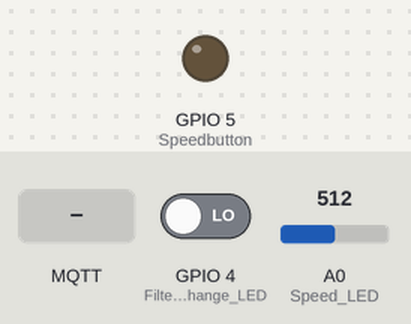
A sketch run on a simulated ESP8266 (NodeMCU). Parts: output pins drawn as LEDs (lit = HIGH). Dashed ring = blinking. The test bench sets the inputs (shaded band); at power-on: GPIO 4 (Filter_Change_LED) LOW, A0 (Speed_LED) = 512. WiFi joins after 1.5 s; servers stay silent unless stated; random numbers use the default seed unless the sketch sets one; no MQTT or app messages arrive unless stated; what the sketch prints to the serial monitor is not drawn.

Above: at 0.1 s.
At 4.2 s:
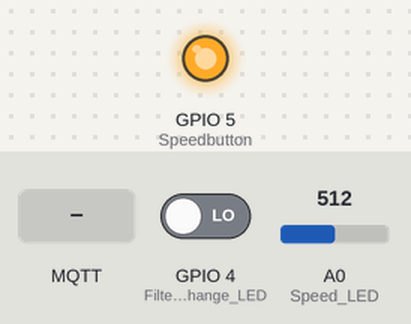
4.3 s: MQTT message "0" arrives on the first subscribed topic
At 4.86 s:
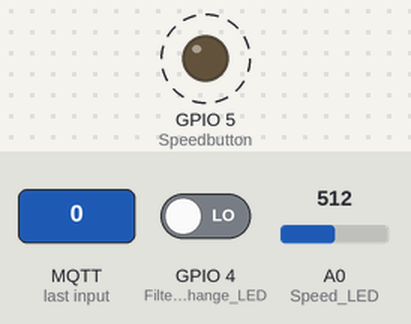
7.8 s: MQTT message "5" arrives on the first subscribed topic
9.3 s: MQTT message "90" arrives on the first subscribed topic
Timing chart, 0 to 12.3 s (numbered marks = the images above; inputs shaded):
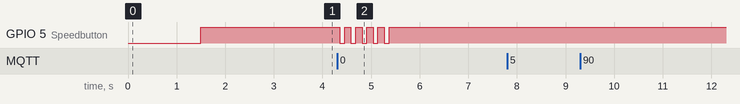

Measured:
- after the input at 4.3 s, GPIO 5 (Speedbutton): alternates HIGH for 0.13 s and LOW for 0.10 s, 10 changes in all, then stays HIGH, starting after 0.06 s
- after the input at 7.8 s, every drawn part: stays the same
- after the input at 9.3 s, every drawn part: stays the same

The sketch:

UPPATVIND.ino
```cpp
#include <ESP8266WiFi.h>
#include <PubSubClient.h>
#include <ESP8266mDNS.h>
#include <WiFiUdp.h>
#include <ArduinoOTA.h>

int Mode = 0;
int FilterChange = 0;
int ModeGoal = 0;

const char* ssid = "YOURSSID";
const char* password = "YOURPASSAWORD";
const char* mqtt_server = "YOURMQTTSERVER";
const char* Hostname = "UPPÅTVIND"; //OTA and MQTT Hostname
const char* OTApass = "OTAPASSWORD";

WiFiClient espClient;
PubSubClient client(espClient);
unsigned long lastMsg = 0;
#define MSG_BUFFER_SIZE  (50)
char msg[MSG_BUFFER_SIZE];
int value = 0;
unsigned long previousMillis = 0;
const long interval = 1000;

void setup_wifi() {

  delay(10);
  // We start by connecting to a WiFi network
  Serial.println();
  Serial.print("Connecting to ");
  Serial.println(ssid);

  WiFi.mode(WIFI_STA);
  WiFi.begin(ssid, password);

  while (WiFi.status() != WL_CONNECTED) {
    delay(500);
    Serial.print(".");
  }

  randomSeed(micros());
  ArduinoOTA.setHostname(Hostname);
  ArduinoOTA.setPassword(OTApass);
  ArduinoOTA.onStart([]() {
    String type;
    if (ArduinoOTA.getCommand() == U_FLASH) {
      type = "sketch";
    } else { // U_FS
      type = "filesystem";
    }

    // NOTE: if updating FS this would be the place to unmount FS using FS.end()
    Serial.println("Start updating " + type);
  });
  ArduinoOTA.onEnd([]() {
    Serial.println("\nEnd");
  });
  ArduinoOTA.onProgress([](unsigned int progress, unsigned int total) {
    Serial.printf("Progress: %u%%\r", (progress / (total / 100)));
  });
  ArduinoOTA.onError([](ota_error_t error) {
    Serial.printf("Error[%u]: ", error);
    if (error == OTA_AUTH_ERROR) {
      Serial.println("Auth Failed");
    } else if (error == OTA_BEGIN_ERROR) {
      Serial.println("Begin Failed");
    } else if (error == OTA_CONNECT_ERROR) {
      Serial.println("Connect Failed");
    } else if (error == OTA_RECEIVE_ERROR) {
      Serial.println("Receive Failed");
    } else if (error == OTA_END_ERROR) {
      Serial.println("End Failed");
    }
  });
  ArduinoOTA.begin();
  Serial.println("");
  Serial.println("WiFi connected");
  Serial.println("IP address: ");
  Serial.println(WiFi.localIP());
}

void callback(String topic, byte* payload, unsigned int length) {
  Serial.print("Message arrived [");
  Serial.print(topic);
  Serial.print("] ");
  char msg[length];
  for (int i = 0; i < length; i++) {
    Serial.print((char)payload[i]);
    msg[i] = (char)payload[i];
  }
  Serial.println();
  Serial.println(msg);
  topic.trim();
  if (topic == "/home/data/UPPATVIND/setRotationSpeed") {
    int Speed = atof(msg);
    Speed = Speed, 0;
    ModeGoal = map(Speed, 1, 100, 1, 3);
    modeSet();
  }
  if (topic == "/home/data/UPPATVIND/setActive") {
    if (atof(msg) == 0) {
      ModeGoal = 0;
      modeSet();
    }
  }
}

void reconnect() {
  // Loop until we're reconnected
  while (!client.connected()) {
    Serial.print("Attempting MQTT connection...");
    // Create a random client ID
    String clientId = Hostname;
    clientId += String(random(0xffff), HEX);
    // Attempt to connect
    if (client.connect(clientId.c_str())) {
      Serial.println("connected");
      client.subscribe("/home/data/UPPATVIND/setActive");
      client.subscribe("/home/data/UPPATVIND/setCurrentAirPurifierState");
      client.subscribe("/home/data/UPPATVIND/setRotationSpeed");
    } else {
      Serial.print("failed, rc=");
      Serial.print(client.state());
      Serial.println(" try again in 5 seconds");
      // Wait 5 seconds before retrying
      delay(5000);
    }
  }
}

void modeSet() {
  modeDetect();
  for (int i = 0; i <= 4; i++) {
    modeDetect();
    if (ModeGoal != Mode) {
      digitalWrite(5, LOW);
      delay(100);
      digitalWrite(5, HIGH);
      delay(100);
    }
  }
}
void modeDetect() {
  int PWM = 0;
  if (digitalRead(4) == HIGH) {
    FilterChange = 1;
  } else {
    FilterChange = 0;
  }
  for (int i = 0; i <= 250; i++) {
    PWM = PWM + analogRead(A0);
  }
  PWM = PWM / 250;
  if (PWM < 10) {
    Mode = 0;
  }
  if (PWM > 20 && PWM < 100) {
    Mode = 1;
  }
  if (PWM > 100 && PWM < 500) {
    Mode = 2;
  }
  if (PWM > 500) {
    Mode = 3;
  }
  PWM = 0;
}

void setup() {
  pinMode(5, OUTPUT); // Speedbutton
  pinMode(4, INPUT);  // Filter Change LED
  pinMode(A0, INPUT); // Speed LED
  digitalWrite(5, LOW);
  delay(1500);
  digitalWrite(5, HIGH);
  modeDetect();
  Serial.begin(115200);
  setup_wifi();
  client.setServer(mqtt_server, 1883);
  client.setCallback(callback);
}

void loop() {

  if (!client.connected()) {
    reconnect();
  }
  client.loop();
  ArduinoOTA.handle();
  unsigned long currentMillis = millis();
  if (currentMillis - previousMillis >= interval) {
    previousMillis = currentMillis;
    modeDetect();
    int Speed = Mode * 33;
    client.publish("/home/data/UPPATVIND/mode", String(Mode).c_str(), true);
    client.publish("/home/data/UPPATVIND/getRotationSpeed", String(Speed).c_str(), true);
    client.publish("/home/data/UPPATVIND/getCurrentAirPurifierState", String("AUTO").c_str(), true);
    client.publish("/home/data/UPPATVIND/getFilterChangeIndication", String(FilterChange).c_str(), true);
    if (Mode == 0) {
      client.publish("/home/data/UPPATVIND/getActive", "0");
    } else {
      client.publish("/home/data/UPPATVIND/getActive", "1");
    }
  }
}
```
